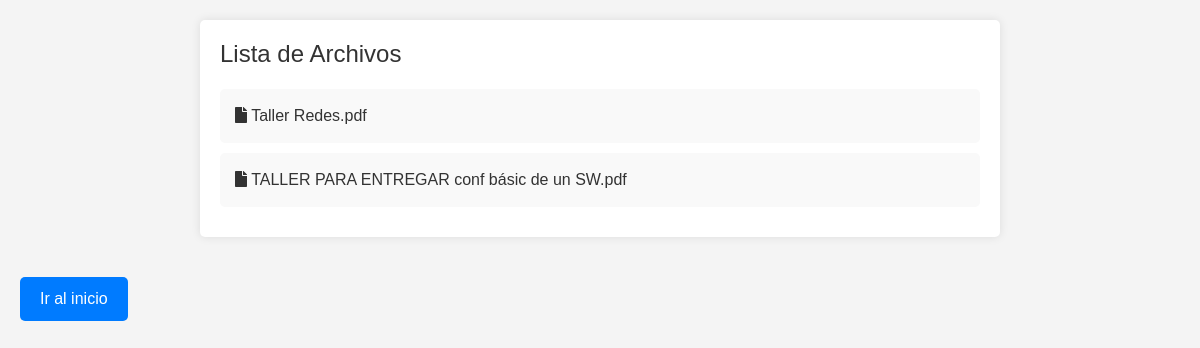
/subir_archivos/lista_archivos.php (signed in), run on an earlier commit of the app's database.
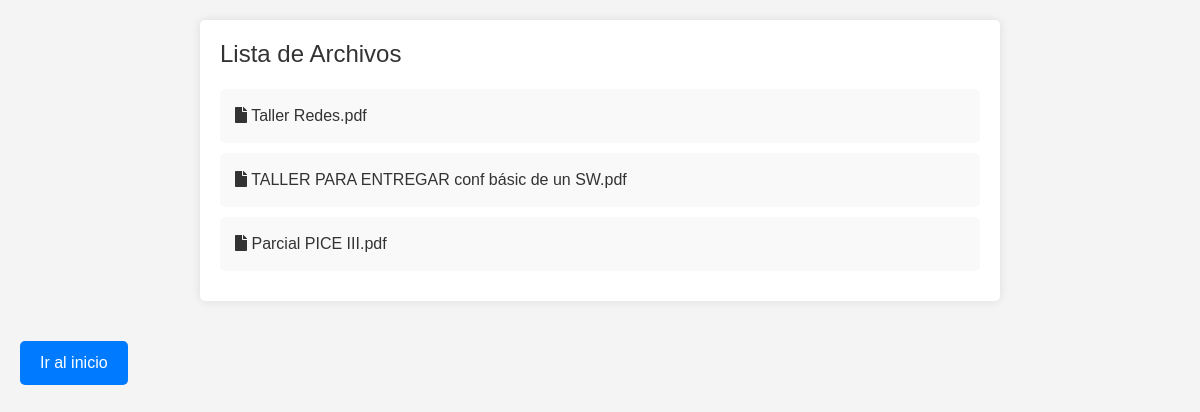
And on a later commit of the database.
### tables this page shows
CREATE TABLE `proyectos` (
  `codigo_pro` int(11) NOT NULL,
  `tiutlo_pro` varchar(150) DEFAULT NULL,
  `estado_pro` char(10) DEFAULT NULL,
  `anio_pro` int(11) DEFAULT NULL,
  `mes_pro` int(11) DEFAULT NULL,
  `palabras_pro` varchar(150) DEFAULT NULL,
  `codigo_ciu` int(11) DEFAULT NULL,
  `duracion_pro` int(11) DEFAULT NULL,
  `codigo_tip_pro` int(11) DEFAULT NULL,
  `horassemanalider_pro` int(11) DEFAULT NULL,
  `resumen` varchar(700) DEFAULT NULL,
  `planteamientoproblema` varchar(999) DEFAULT NULL,
  `justificacion` varchar(999) DEFAULT NULL,
  `preguntainvestigacion` varchar(200) DEFAULT NULL,
  `marcoteorico` varchar(999) DEFAULT NULL,
  `estadoarte` varchar(999) DEFAULT NULL,
  `objetivogeneral` varchar(200) DEFAULT NULL,
  `objetivosespecificos` varchar(800) DEFAULT NULL,
  `metodologia` varchar(999) DEFAULT NULL,
  `cronograma` varchar(999) DEFAULT NULL,
  `resultadosProductos` varchar(999) DEFAULT NULL,
  `bibliografia` varchar(999) DEFAULT NULL,
  `presupuesto` varchar(999) DEFAULT NULL,
  `gastosprofesores` varchar(999) DEFAULT NULL,
  `gastosequipos` varchar(999) DEFAULT NULL,
  `gastossoftware` varchar(999) DEFAULT NULL,
  `gastosviajes` varchar(999) DEFAULT NULL,
  `gastosplanformacion` varchar(999) DEFAULT NULL,
  `rutaarchivo_pro` varchar(100) DEFAULT NULL
);

### subir_archivos/lista_archivos.php (the view, shortened to what this page needs)
<!DOCTYPE html>
<html lang="es">
<head>
    <link rel="stylesheet" href="https://cdnjs.cloudflare.com/ajax/libs/font-awesome/5.15.4/css/all.min.css">
    <link href="https://stackpath.bootstrapcdn.com/bootstrap/5.1.3/css/bootstrap.min.css" rel="stylesheet">
    <link rel="stylesheet" href="https://cdnjs.cloudflare.com/ajax/libs/font-awesome/5.15.4/css/all.min.css">
    <link rel="stylesheet" href="lista_archivos.css">
</head>
<body>
    <div class="container">
        <h1>Lista de Archivos</h1>
        <form method="post" action="procesar_asignacion.php">
            <ul class="file-list">
            <?php
            include('../conexion.php');
            if ($_SESSION['tipo'] == 3) {
                $query = $conn->query("SELECT codigo_pro, rutaarchivo_pro FROM proyectos");
                if ($query && $query->num_rows > 0) {
                    while ($row = $query->fetch_assoc()) {
                        $rutaArchivo = $row['rutaarchivo_pro'];
                        $nombreArchivo = basename($rutaArchivo);
                        echo "<li class='file-link'>";
                        echo "<a href='$rutaArchivo'><i class='fas fa-file'></i> $nombreArchivo</a>";
                        echo "</li>";
                    }
                } else {
                    echo "<p>No hay archivos disponibles.</p>";
                }
            } else {
                echo "<p>Acceso denegado. Esta función solo está disponible para administradores.</p>";
            }
            ?>
            </ul>
        </form>
    </div>
    <a href="../admin.php" class="btn">Ir al inicio</a>
</body>
</html>
</body>
</html>

What changed in the data, as far as the page shows it:
added proyectos: rutaarchivo_pro "Parcial PICE III.pdf"
